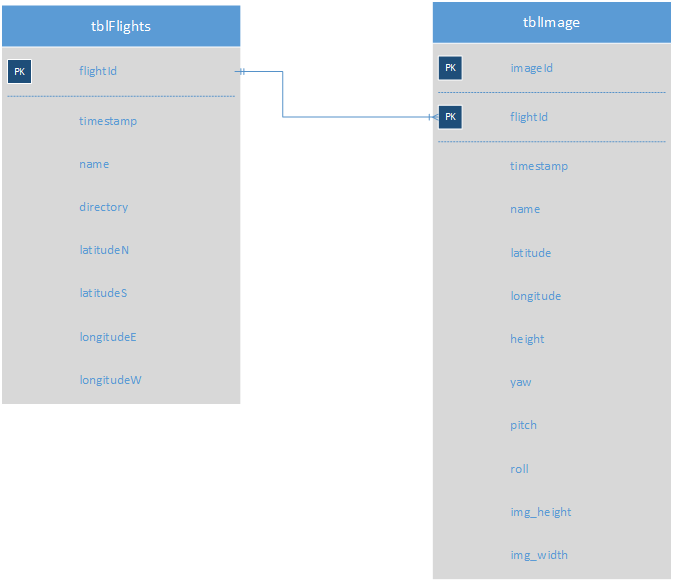
//> input picture jxl_parser/jxlparser_database.png, 674 x 582 px
$ ./canny_edge ../jxl_parser/jxlparser_database.png   (built with g++ and OpenCV 4)
//> lines starting //> are read from the running program, lines starting //| are printed output that depends on the picture
#include <iostream>
#include "opencv2/core/core.hpp"
#include "opencv2/imgproc/imgproc.hpp"
#include "opencv2/highgui/highgui.hpp"
#include "opencv2/features2d/features2d.hpp"
#include <stdlib.h>
#include <stdio.h>
//#include <opencv/highgui.h>
//#include "opencv2/imgproc/types_c.h"


using namespace cv;

/// Global variables

Mat src, src_gray;
Mat dst, detected_edges;

int edgeThresh = 1;
int lowThreshold;
int const max_lowThreshold = 1000;
int ratio = 3;
int kernel_size = 3;
char* window_name = "Edge Map";

/**
 * @function CannyThreshold
 * @brief Trackbar callback - Canny thresholds input with a ratio 1:3
 */
void CannyThreshold(int, void*)
{
    std::cout << "calling canny threshold" << std::endl;

    /// Reduce noise with a kernel 3x3
    blur( src_gray, detected_edges, Size(3,3) );

    /// Canny detector
    Canny( detected_edges, detected_edges, lowThreshold, lowThreshold*ratio, kernel_size );

    /// Using Canny's output as a mask, we display our result
    dst = Scalar::all(0);

    src.copyTo( dst, detected_edges);
    imshow( window_name, dst );
}


/** @function main */
int main( int argc, char** argv )
{
    /// Load an image
    src = imread( argv[1] );
//> src is the input picture: 582 rows x 674 cols, CV_8UC3; mean B, G, R 231.4, 228, 224.2
    src_gray = imread( argv[1], CV_LOAD_IMAGE_GRAYSCALE );
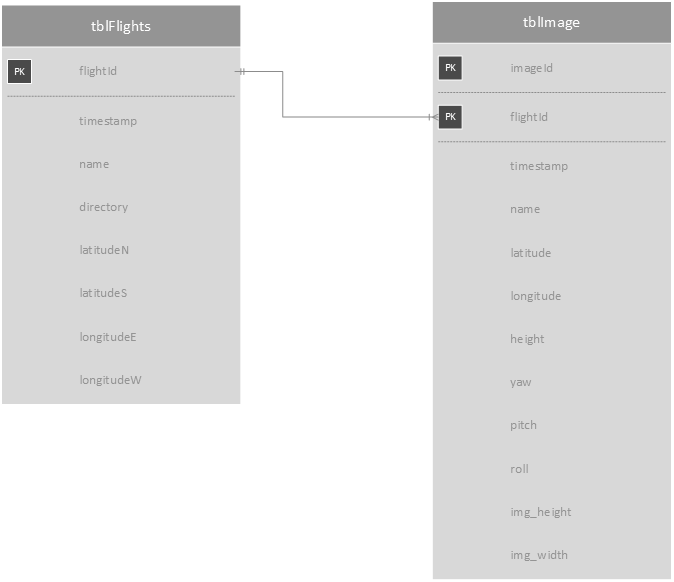
//> src_gray: 582 rows x 674 cols, CV_8UC1; min 74, max 255, mean 227.6

    if( !src.data )
    { return -1; }

    /// Create a matrix of the same type and size as src (for dst)
    dst.create( src.size(), src.type() );

    /// Convert the image to grayscale
//    cvtColor( src, src_gray, CV_BGR2GRAY );

    /// Create a window
    namedWindow( window_name, CV_WINDOW_AUTOSIZE );

    /// Create a Trackbar for user to enter threshold
    createTrackbar( "Min Threshold:", window_name, &lowThreshold, max_lowThreshold, CannyThreshold );

    /// Show the image
    CannyThreshold(0, 0);
//> in CannyThreshold, `Canny( detected_edges, detected_edges, lowThreshold, lowThreshold*rati..`:
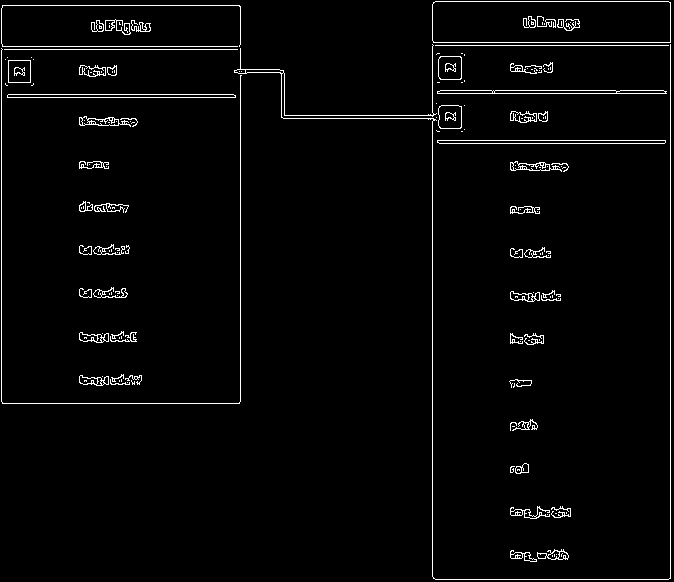
//> detected_edges: 582 rows x 674 cols, CV_8UC1; 2.6% white in thin lines or dots
//> in CannyThreshold, `src.copyTo( dst, detected_edges);`:
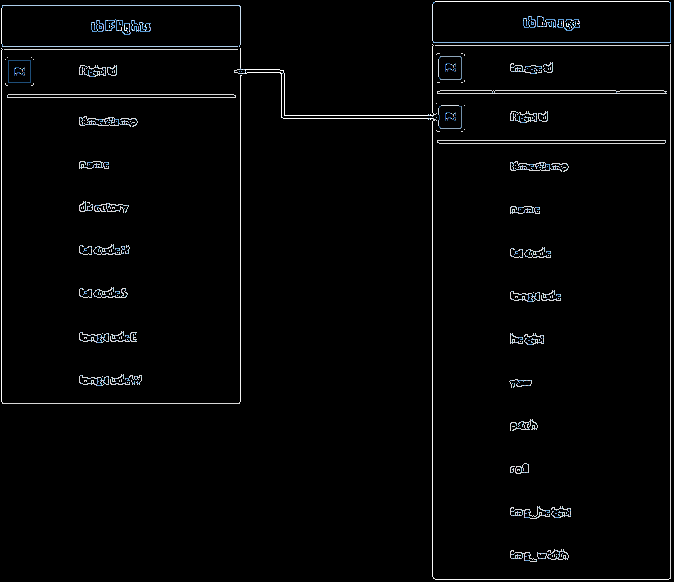
//> dst: 582 rows x 674 cols, CV_8UC3; mean B, G, R 5.7, 5.4, 5.1

    /// Wait until user exit program by pressing a key
    waitKey(0);

    return 0;
}
